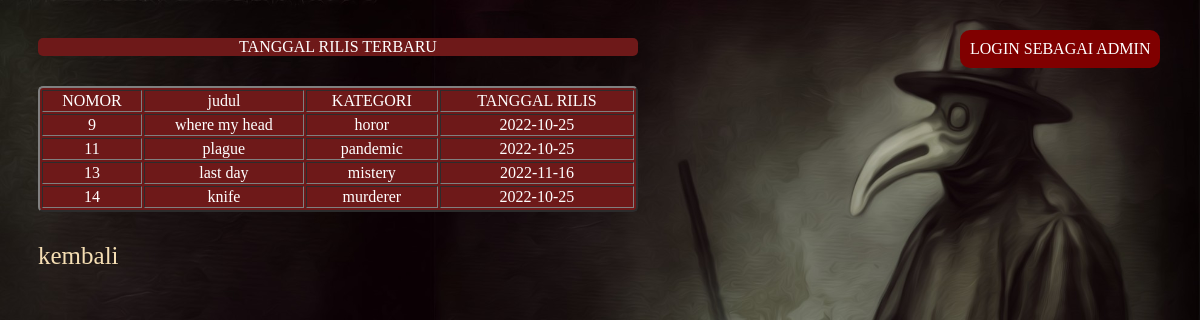
/rilis.php, run on the app's committed database.
### tables this page shows
CREATE TABLE `jadwal` (
  `id` int(5) NOT NULL,
  `judul` varchar(30) NOT NULL,
  `kategori` varchar(30) NOT NULL,
  `tanggal` date NOT NULL
);

### rilis.php (the view, shortened to what this page needs)
<!DOCTYPE html>
<html lang="en">
<head>
    <link rel="stylesheet" type="text/css" href="rarea.css">
    <link rel="stylesheet" type="text/css" href="rilis.css">
</head>
<body>
    <P class="note">TANGGAL RILIS TERBARU</P>
    <a href="login.php" class="login"> LOGIN SEBAGAI ADMIN</a>
<table border="2">
            <tr>
                <td>NOMOR</td>
                <td>judul</td>
                <td>KATEGORI</td>
                <td>TANGGAL RILIS</td>
            </tr>
            <?php
            require "konek.php";
            $value = mysqli_query($konek,"SELECT*FROM jadwal");
            while($row = mysqli_fetch_array($value)){
                echo"
            <tr>
                <td>$row[id]</td>
                <td>$row[judul]</td>
                <td>$row[kategori]</td>
                <td>$row[tanggal]</td>
            </tr>";}
             ?>
        </table>
        <div class="kembali">
            <a href="index.html">kembali</p>
        </div>
</body>
</html>

### rarea.css (style rules this page uses)
body { width: 100%; position: fixed; background-color: rgb(43, 29, 29); background-image: url("pic/bgA.jpg"); background-size: cover; }
::placeholder { text-align: center; }

### rilis.css (style rules this page uses)
table,.note { margin-top: 30px; margin-left: 30px; background-color: rgb(110, 25, 25); text-align: center; max-width: 50%; min-width: 50%; max-height: 40%; min-height: 20%; color: white; border-radius: 5px; }
.kembali { padding: 30px 30px; }
.kembali a { font-size: 25px; text-decoration: none; color: wheat; }
.login { top: 30px; position:fixed; left: 80%; color: white; text-decoration: none; border-radius: 10px; background-color: maroon; padding: 10px; }

### data on the page
jadwal: id "9", judul "where my head", kategori "horor", tanggal "2022-10-25"
jadwal: id "11", judul "plague", kategori "pandemic", tanggal "2022-10-25"
jadwal: id "13", judul "last day", kategori "mistery", tanggal "2022-11-16"
jadwal: id "14", judul "knife", kategori "murderer", tanggal "2022-10-25"
